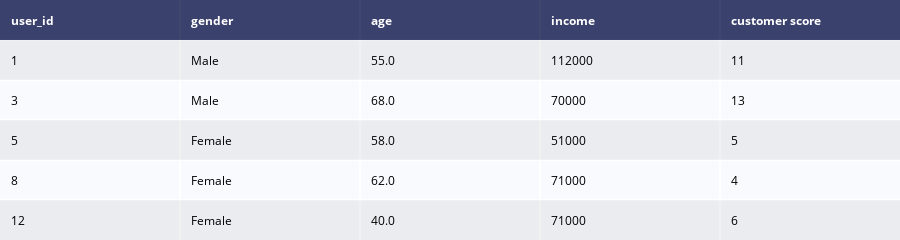

Here is the notebook cell this chart was saved with:
### Code cell
# importing the dataset
data = pd.read_csv('data/final_customer.csv')

dat = ff.create_table(data.head())

py.iplot(dat)

### Figure 1 — Plotly figure (JSON) as saved in the notebook; plotly's stock layout.template omitted (floating-point values rounded to 4 significant figures)
{"data": [{"colorscale": [[0, "#00083e"], [0.5, "#ededee"], [1, "#ffffff"]], "hoverinfo": "none", "opacity": 0.75, "showscale": false, "type": "heatmap", "z": [[0, 0, 0, 0, 0], [0.5, 0.5, 0.5, 0.5, 0.5], [1, 1, 1, 1, 1], [0.5, 0.5, 0.5, 0.5, 0.5], [1, 1, 1, 1, 1], [0.5, 0.5, 0.5, 0.5, 0.5]]}], "layout": {"annotations": [{"align": "left", "font": {"color": "#ffffff"}, "showarrow": false, "text": "<b>user_id</b>", "x": -0.45, "xanchor": "left", "xref": "x", "y": 0, "yref": "y"}, {"align": "left", "font": {"color": "#ffffff"}, "showarrow": false, "text": "<b>gender</b>", "x": 0.55, "xanchor": "left", "xref": "x", "y": 0, "yref": "y"}, {"align": "left", "font": {"color": "#ffffff"}, "showarrow": false, "text": "<b>age</b>", "x": 1.55, "xanchor": "left", "xref": "x", "y": 0, "yref": "y"}, {"align": "left", "font": {"color": "#ffffff"}, "showarrow": false, "text": "<b>income</b>", "x": 2.55, "xanchor": "left", "xref": "x", "y": 0, "yref": "y"}, {"align": "left", "font": {"color": "#ffffff"}, "showarrow": false, "text": "<b>customer score</b>", "x": 3.55, "xanchor": "left", "xref": "x", "y": 0, "yref": "y"}, {"align": "left", "font": {"color": "#000000"}, "showarrow": false, "text": "1", "x": -0.45, "xanchor": "left", "xref": "x", "y": 1, "yref": "y"}, {"align": "left", "font": {"color": "#000000"}, "showarrow": false, "text": "Male", "x": 0.55, "xanchor": "left", "xref": "x", "y": 1, "yref": "y"}, {"align": "left", "font": {"color": "#000000"}, "showarrow": false, "text": "55.0", "x": 1.55, "xanchor": "left", "xref": "x", "y": 1, "yref": "y"}, {"align": "left", "font": {"color": "#000000"}, "showarrow": false, "text": "112000", "x": 2.55, "xanchor": "left", "xref": "x", "y": 1, "yref": "y"}, {"align": "left", "font": {"color": "#000000"}, "showarrow": false, "text": "11", "x": 3.55, "xanchor": "left", "xref": "x", "y": 1, "yref": "y"}, {"align": "left", "font": {"color": "#000000"}, "showarrow": false, "text": "3", "x": -0.45, "xanchor": "left", "xref": "x", "y": 2, "yref": "y"}, {"align": "left", "font": {"color": "#000000"}, "showarrow": false, "text": "Male", "x": 0.55, "xanchor": "left", "xref": "x", "y": 2, "yref": "y"}, {"align": "left", "font": {"color": "#000000"}, "showarrow": false, "text": "68.0", "x": 1.55, "xanchor": "left", "xref": "x", "y": 2, "yref": "y"}, {"align": "left", "font": {"color": "#000000"}, "showarrow": false, "text": "70000", "x": 2.55, "xanchor": "left", "xref": "x", "y": 2, "yref": "y"}, {"align": "left", "font": {"color": "#000000"}, "showarrow": false, "text": "13", "x": 3.55, "xanchor": "left", "xref": "x", "y": 2, "yref": "y"}, {"align": "left", "font": {"color": "#000000"}, "showarrow": false, "text": "5", "x": -0.45, "xanchor": "left", "xref": "x", "y": 3, "yref": "y"}, {"align": "left", "font": {"color": "#000000"}, "showarrow": false, "text": "Female", "x": 0.55, "xanchor": "left", "xref": "x", "y": 3, "yref": "y"}, {"align": "left", "font": {"color": "#000000"}, "showarrow": false, "text": "58.0", "x": 1.55, "xanchor": "left", "xref": "x", "y": 3, "yref": "y"}, {"align": "left", "font": {"color": "#000000"}, "showarrow": false, "text": "51000", "x": 2.55, "xanchor": "left", "xref": "x", "y": 3, "yref": "y"}, {"align": "left", "font": {"color": "#000000"}, "showarrow": false, "text": "5", "x": 3.55, "xanchor": "left", "xref": "x", "y": 3, "yref": "y"}, {"align": "left", "font": {"color": "#000000"}, "showarrow": false, "text": "8", "x": -0.45, "xanchor": "left", "xref": "x", "y": 4, "yref": "y"}, {"align": "left", "font": {"color": "#000000"}, "showarrow": false, "text": "Female", "x": 0.55, "xanchor": "left", "xref": "x", "y": 4, "yref": "y"}, {"align": "left", "font": {"color": "#000000"}, "showarrow": false, "text": "62.0", "x": 1.55, "xanchor": "left", "xref": "x", "y": 4, "yref": "y"}, {"align": "left", "font": {"color": "#000000"}, "showarrow": false, "text": "71000", "x": 2.55, "xanchor": "left", "xref": "x", "y": 4, "yref": "y"}, {"align": "left", "font": {"color": "#000000"}, "showarrow": false, "text": "4", "x": 3.55, "xanchor": "left", "xref": "x", "y": 4, "yref": "y"}, {"align": "left", "font": {"color": "#000000"}, "showarrow": false, "text": "12", "x": -0.45, "xanchor": "left", "xref": "x", "y": 5, "yref": "y"}, {"align": "left", "font": {"color": "#000000"}, "showarrow": false, "text": "Female", "x": 0.55, "xanchor": "left", "xref": "x", "y": 5, "yref": "y"}, {"align": "left", "font": {"color": "#000000"}, "showarrow": false, "text": "40.0", "x": 1.55, "xanchor": "left", "xref": "x", "y": 5, "yref": "y"}, {"align": "left", "font": {"color": "#000000"}, "showarrow": false, "text": "71000", "x": 2.55, "xanchor": "left", "xref": "x", "y": 5, "yref": "y"}, {"align": "left", "font": {"color": "#000000"}, "showarrow": false, "text": "6", "x": 3.55, "xanchor": "left", "xref": "x", "y": 5, "yref": "y"}], "height": 230, "margin": {"b": 0, "l": 0, "r": 0, "t": 0}, "xaxis": {"dtick": 1, "gridwidth": 2, "showticklabels": false, "tick0": -0.5, "ticks": "", "zeroline": false}, "yaxis": {"autorange": "reversed", "dtick": 1, "gridwidth": 2, "showticklabels": false, "tick0": 0.5, "ticks": "", "zeroline": false}}}
